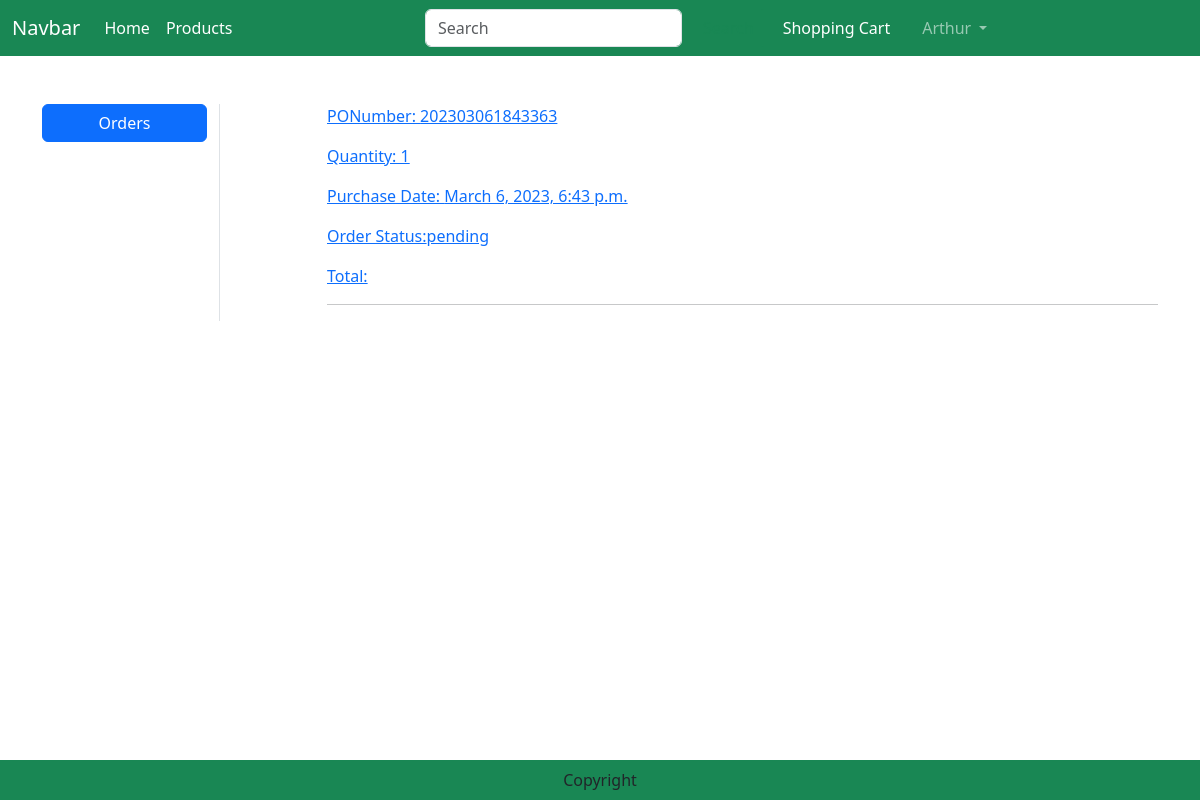
Before: /orders/ (signed in) with the older database file.
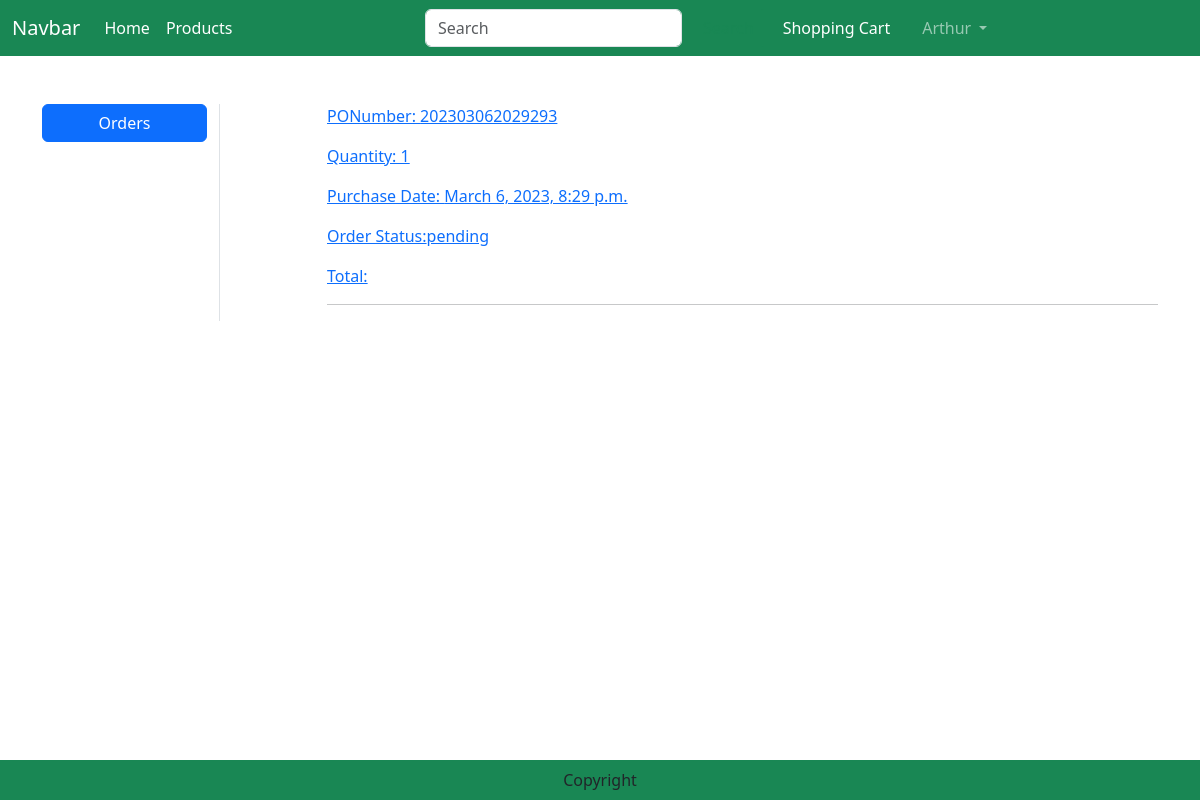
After: the same page with the newer database file.
### order/models.py (models this page shows)
class Order(models.Model):
    PONumber = models.CharField(max_length=30, primary_key=True)
    purchaseDate = models.DateTimeField(default=datetime.now)
    status = models.CharField(default=ORDER_STATUS_CHOICES[0][0], choices=ORDER_STATUS_CHOICES, max_length=20)
    customer = models.ForeignKey('customers.Customer',on_delete=models.CASCADE)
    user = models.ForeignKey(User,on_delete=models.CASCADE)
    shipmentDate = models.DateTimeField(null = True)
    cancelDate = models.DateTimeField(null = True)

### order/views.py (the view)
# urls.py: path('orders/', views.OrdersView.as_view(), name="orders"),
class OrdersView(View):
    def get(self, request):
        orders = Order.objects.filter(user=request.user)
        context = {
            'orders': orders,
        }
        for o in orders:
            PONumber = o.PONumber
            order = Order.objects.get(Q(PONumber=PONumber) & Q(user=request.user))
            orderitems = OrderItem.objects.filter(order=order)
            total = 0
            totalamount = []
            for oi in orderitems:
                value = oi.price
                total = total + value
            totalamount.append(total)
        context = {
            'orders': orders,
            'totalamount':totalamount,
        }
        return render(request, 'orders.html', context)

### templates/orders.html (shortened to what this page needs)
{% extends 'base.html' %}
{% load static %}
{% block main-content %}
<div class="container my-5">
    <div class="row">
        <div class="col-sm-2 border-end">
            <ul class="list-unstyled">
                <li class="d-grid"><a href="{% url 'order:orders' %}" class="btn btn-primary">Orders</a></li>
            </ul>
        </div>
        <div class="col-sm-9 offset-sm-1">
            {% for order in orders %}
            <a href="{% url 'order:order_detail' order.PONumber  %}">
                <div class="col-sm-7">
                    <p>PONumber: {{order.PONumber}}</p>
                    <p>Quantity: 1 </p>
                    <p>Purchase Date: {{order.purchaseDate}}</p>
                </div>
                <div class="col-sm">
                    <p>Order Status:{{order.status}}</p>
                    <p>Total:</p>
                </div>
            </a>
            <hr>
            {% endfor %}
        </div>
    </div>
</div>
{% endblock main-content %}

### templates/base.html (shortened to what this page needs)
<!DOCTYPE html>
{% load static %}
<html lang="en">
<head>
    <link href="https://cdn.jsdelivr.net/npm/bootstrap@5.3.0-alpha1/dist/css/bootstrap.min.css" rel="stylesheet">
    <link rel="stylesheet" href="{% static 'css/owl.carousel.min.css' %}">
    <link rel="stylesheet" href="{% static 'css/all.min.css' %}">
    <link rel="stylesheet" href="{% static 'css/style.css' %}">
</head>
<body>
    <nav class="navbar navbar-expand-lg navbar-dark bg-success">
        <div class="container-fluid">
          <a class="navbar-brand" href="#">Navbar</a>
          <div class="collapse navbar-collapse" id="navbarSupportedContent">
            <ul class="navbar-nav me-auto mb-2 mb-lg-0">
              <li class="nav-item">
                <a class="nav-link active" aria-current="page" href="{% url 'products:home' %}">Home</a>
              </li>
              <li class="nav-item">
                <a class="nav-link text-white" href="{% url 'products:products' 1 %}">Products</a>
              </li>
            </ul>
            <form class="d-flex" role="search" action="/search">
              <input class="form-control me-2" type="search" placeholder="Search" name="search" aria-label="Search">
              <button class="btn btn-outline-success" type="submit">Search</button>
            </form>
            <ul class="navbar-nav me-auto mb-2 mb-lg-0">
              {% if user.is_authenticated %}
                <li class="nav-item mx-2">
                    <a class="nav-link text-white" href="{% url 'shoppingcart' %}">Shopping Cart</a>
                </li>
                <li class="nav-item dropdown mx-2">
                    <a class="nav-link dropdown-toggle" href="#" role="button" data-bs-toggle="dropdown" aria-expanded="false">
                      {{ user.username }}
                    </a>
                </li>
              {% endif %}
              </ul>
          </div>
        </div>
      </nav>
      {% block main-content %}{% endblock main-content %}
    <footer class="container-fluid fixed-bottom bg-success text-center p-2 mt-5">
        Copyright
    </footer>
</body>
</html>

Changed rows visible on the page:
removed Order: PONumber "202303061843363", purchaseDate "March 6, 2023, 6:43 p.m.", status "pending"
added Order: PONumber "202303062029293", purchaseDate "March 6, 2023, 8:29 p.m.", status "pending"
